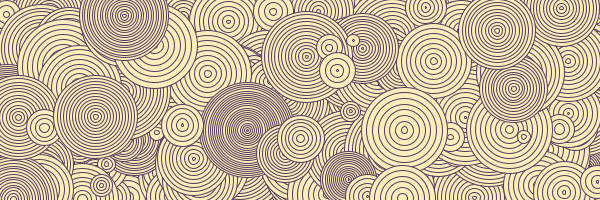
Frame 1 (no input)
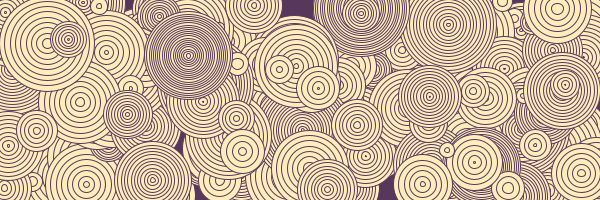
Frame 2 (the mouse pressed at the canvas centre, redrawn once)

The Processing sketch that drew these frames (run headless with seeded random() and noise(); the mouse was pressed at the canvas centre and the sketch redrawn once):

// Processing sketch: processing_148216
// ── processing_148216.pde


void setup ()
{
  size (600, 200);
  smooth();
  noLoop();
}

void draw ()
{
  /* Hintergrund zeichnen */
  background (#57385c);
  
  /* Farbe und Kontur festlegen */
  stroke (#57385c);
  strokeWeight (1);
  fill (#ffedbc);
  
  /* Anzahl der Elemente festlegen */
  int elementsNum = (int) random (20, 1000);
  int i = 0; // zählvariable für die Elemente
  
  /* in jedem Schleifendurchlauf wird ein Element gezeichnet */
  while(i < elementsNum) {
  
      /* Festlegung der Position jedes Elementes */
      float x = random(width);
      float y = random(height);
  
      /* jedes Element besteht aus sich überlagernden Kreisen, die in jeder Ebene kleiner werden */
      float d = random (10, 100); // zählvariable = aktueller Durchmesser des Kreises
      float steps = random (4, 12); // Wert für die schrittweise Verkleinerung des Durchmessers
      
      /* die Schleife wird nur ausgeführt, wenn der Durchmesser positiv ist */
      while (d > 1) {
        /* zeichnet einen Kreis mit dem aktuellen Durchmesser */  
        ellipse (x, y, d, d);
        
        /* verkleinert den aktuellen Wert von d*/
        d = d - steps;
      }
      
      i = i + 1;
  }
 
}

 
void mousePressed ()
{
  redraw();
}
